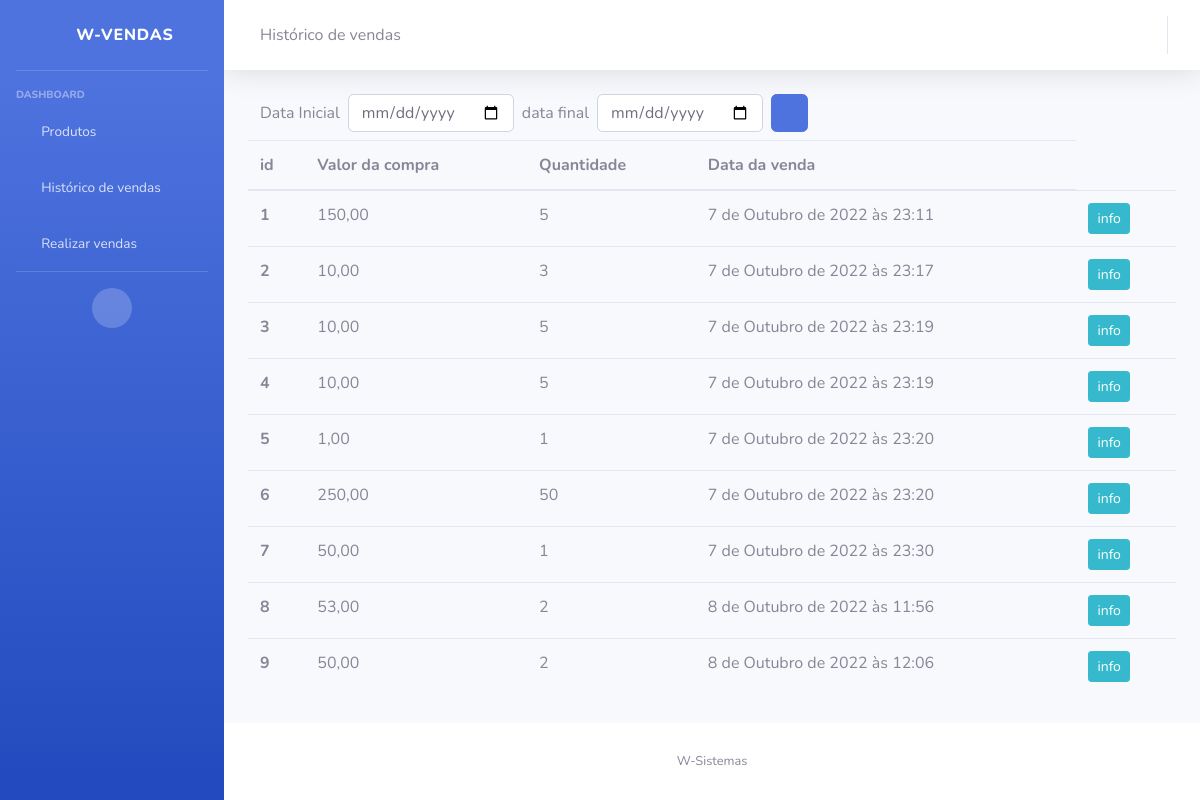
The page /historico-vendas on the database as committed earlier.
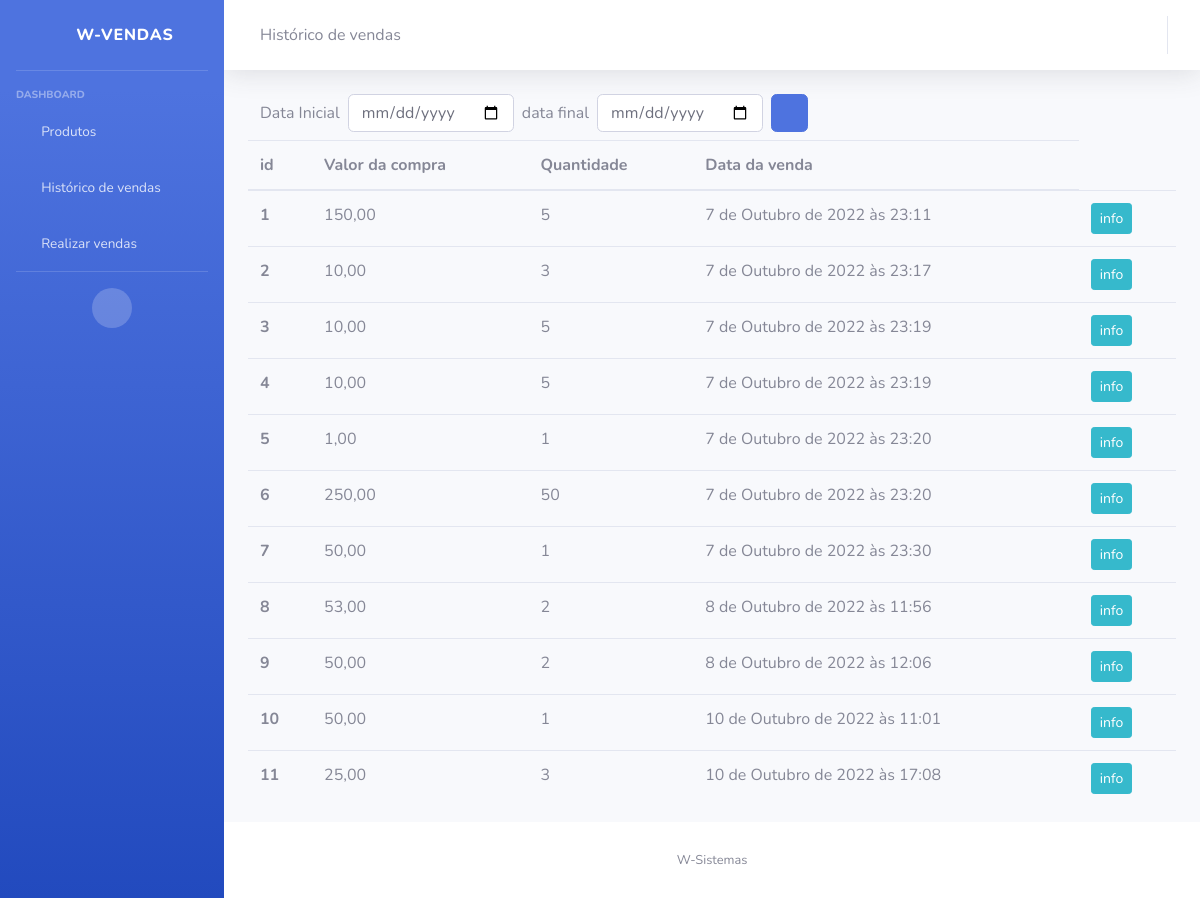
The same page on the database as committed later.
### vendas_app/models.py (models this page shows, shortened)
class Carrinho(models.Model):
    produtos = models.ManyToManyField(Produto, blank=True, related_name='vendas')
    data_compra = models.DateTimeField(auto_now_add=True)
    valor_da_compra = models.DecimalField(decimal_places=2, max_digits=150)
    quantidade = models.IntegerField()

### vendas_app/views.py (the view)
# urls.py: path('historico-vendas', views.historico_de_vendas, name='historico-vendas'),
def historico_de_vendas(request):
    vendas = Carrinho.objects.all()
    vendas_q = Carrinho.objects.filter()
    start_date = request.GET.get('data_inicial')
    end_date = request.GET.get('data_final')
    if start_date and end_date:
        vendas_q = Carrinho.objects.filter(data_compra__range=[start_date, end_date])
    return render(request, 'html/vendas.html', {'vendas': vendas, 'vendas_q': vendas_q})

### vendas_app/templates/html/vendas.html (shortened to what this page needs)
{% extends 'base.html' %}
{% block core %}
<a class="collapse-item" href="{% url 'home' %}">
  <i class="fas fa-fw fa-chevron-left"></i>
</a>
Histórico de vendas
{% endblock%}
{% block content%}
{% load crispy_forms_tags %}
    <div class="col-md-8">
      <form class="form-inline my-2 my-gl-0 pull-right">
          <label>Data Inicial</label>
          <input name="data_inicial" class="form-control ml-sm-2 mr-sm-2" type="date">
          <label>data final</label>
          <input name="data_final" class="form-control ml-sm-2 mr-sm-2" type="date">
          <button class="btn btn-primary my-2 my-sm-0" type="submit">
            <i class="fas fa-search fa-sm"></i>
          </button>
      </form>
    </div>
    {% if vendas_q %}
    <div class="d-flex flex-column">
      <table class="table">
          <thead>
            <tr>
              <th scope="col">id</th>
              <th scope="col">Valor da compra</th>
              <th scope="col">Quantidade</th>
              <th scope="col">Data da venda</th>
            </tr>
          </thead>
          <tbody>
              {% for venda in vendas_q%}
              <tr>
                  <th scope="row">{{venda.id}}</th>
                  <td>{{venda.valor_da_compra}}</td>
                  <td>{{venda.quantidade}}</td>
                  <td>{{venda.data_compra}}</td>
                  <td>
                    <a href="{% url 'venda-detalhe' venda.pk%}"class="btn btn-info btn-sm">info</a>
                  </td>
              </tr>
            {% endfor %}
          </tbody>
        </table>
    </div>
    {% endif %}
{% endblock content%}

### vendas_app/templates/base.html (shortened to what this page needs)
{% load static %}
<!DOCTYPE html>
<html lang="en">
<head>
    <link href={% static "fontawesome-free/css/all.min.css"%} rel="stylesheet" type="text/css">
    <link href={% static "css/sb-admin-2.min.css"%} rel="stylesheet">
</head>
<body id="page-top">
    <div id="wrapper">
        <ul class="navbar-nav bg-gradient-primary sidebar sidebar-dark accordion" id="accordionSidebar">
            <a class="sidebar-brand d-flex align-items-center justify-content-center" href="index.html">
                <div class="sidebar-brand-icon rotate-n-15">
                    <i class="fas fa-laugh-wink"></i>
                </div>
                <div class="sidebar-brand-text mx-3">W-vendas</div>
            </a>
            <hr class="sidebar-divider">
            <div class="sidebar-heading">
                Dashboard
            </div>
            <li class="nav-item">
                <a class="nav-link collapsed" href="#" data-toggle="collapse" data-target="#collapseTwo"
                    aria-expanded="true" aria-controls="collapseTwo">
                    <i class="fas fa-fw fa-plus"></i>
                    <span>Produtos</span>
                </a>
            </li>
            <li class="nav-item">
                <a class="nav-link collapsed" href="{% url 'historico-vendas' %}"
                    aria-expanded="true" aria-controls="collapseUtilities">
                    <i class="fas fa-fw fa-calendar"></i>
                    <span>Histórico de vendas</span>
                </a>
            </li>
            <li class="nav-item">
                <a class="nav-link collapsed" href="{% url 'caixa-vendas' %}"
                    aria-expanded="true" aria-controls="collapseUtilities">
                    <i class="fas fa-fw fa-dollar-sign"></i>
                    <span>Realizar vendas</span>
                </a>
            </li>
            <hr class="sidebar-divider d-none d-md-block">
            <div class="text-center d-none d-md-inline">
                <button class="rounded-circle border-0" id="sidebarToggle"></button>
            </div>
        </ul>
        <div id="content-wrapper" class="d-flex flex-column">
            <div id="content">
                <nav class="navbar navbar-expand navbar-light bg-white topbar mb-4 static-top shadow">
                    {% block core %}
                    {% endblock%}
                    <ul class="navbar-nav ml-auto">
                    </ul>
                </nav>
                <div class="container-fluid">
                    {% block content%}
                    {% endblock content%}
                </div>
            </div>
            <footer class="sticky-footer bg-white">
                <div class="container my-auto">
                    <div class="copyright text-center my-auto">
                        <span>W-Sistemas</span>
                    </div>
                </div>
            </footer>
        </div>
    </div>
</body>
</html>

Rows that differ between the two databases and show on the page:
added Carrinho: id "10", valor_da_compra "50,00", quantidade "1", data_compra "10 de Outubro de 2022 às 11:01"
added Carrinho: id "11", valor_da_compra "25,00", quantidade "3", data_compra "10 de Outubro de 2022 às 17:08"
